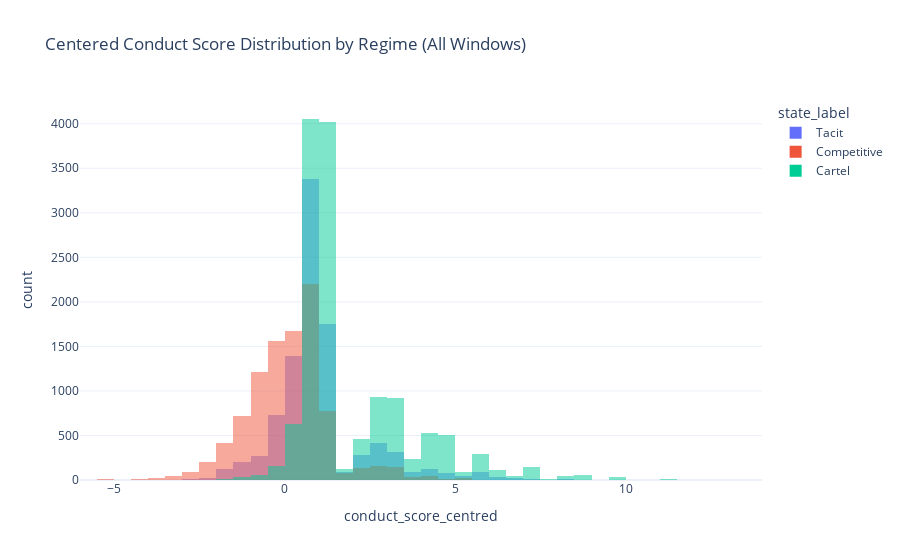

Notebook source saved alongside this figure:
### Markdown cell above
### Distribution of conduct score

### Code cell
fig = px.histogram(
    validation_df,
    x="conduct_score_centred",
    color="state_label",
    nbins=60,
    opacity=0.5,
    barmode="overlay",
    title="Centered Conduct Score Distribution by Regime (All Windows)",
    template="plotly_white"
)
fig.show()

### Figure 1 — Plotly figure (JSON) as saved in the notebook; plotly's stock layout.template omitted (floating-point values rounded to 4 significant figures; data arrays with more than 128 entries replaced by an {"elided": "..."} marker saying what was removed)
{"data": [{"bingroup": "x", "hovertemplate": "state_label=Tacit<br>conduct_score_centred=%{x}<br>count=%{y}<extra></extra>", "legendgroup": "Tacit", "marker": {"color": "#636efa", "opacity": 0.5, "pattern": {"shape": ""}}, "name": "Tacit", "nbinsx": 60, "orientation": "v", "showlegend": true, "type": "histogram", "x": {"elided": "9494 float values"}, "xaxis": "x", "yaxis": "y"}, {"bingroup": "x", "hovertemplate": "state_label=Competitive<br>conduct_score_centred=%{x}<br>count=%{y}<extra></extra>", "legendgroup": "Competitive", "marker": {"color": "#EF553B", "opacity": 0.5, "pattern": {"shape": ""}}, "name": "Competitive", "nbinsx": 60, "orientation": "v", "showlegend": true, "type": "histogram", "x": {"elided": "9572 float values"}, "xaxis": "x", "yaxis": "y"}, {"bingroup": "x", "hovertemplate": "state_label=Cartel<br>conduct_score_centred=%{x}<br>count=%{y}<extra></extra>", "legendgroup": "Cartel", "marker": {"color": "#00cc96", "opacity": 0.5, "pattern": {"shape": ""}}, "name": "Cartel", "nbinsx": 60, "orientation": "v", "showlegend": true, "type": "histogram", "x": {"elided": "13534 float values"}, "xaxis": "x", "yaxis": "y"}], "layout": {"barmode": "overlay", "legend": {"title": {"text": "state_label"}, "tracegroupgap": 0}, "title": {"text": "Centered Conduct Score Distribution by Regime (All Windows)"}, "xaxis": {"anchor": "y", "domain": [0, 1], "title": {"text": "conduct_score_centred"}}, "yaxis": {"anchor": "x", "domain": [0, 1], "title": {"text": "count"}}}}
